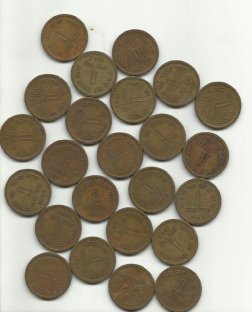
#> input picture data/input_image.jpg, 252 x 312 px
$ python python.py
#> lines starting #> are read from the running program, lines starting #| are printed output that depends on the picture; after the words box and inside, x2 and y2 are one past the last pixel; in counts of white or black regions, pixels touching at a corner belong together
import cv2
import numpy as np

# Create a blank mask (same size as image)
image = cv2.imread("data/input_image.jpg")
#> image is the input picture: shape (312, 252, 3); mean B, G, R 136.3, 153.2, 161.4
mask = np.zeros(image.shape[:2], dtype=np.uint8)

# Draw a filled white circle (simulating an object)
cv2.circle(mask, (150, 150), 50, 255, -1)
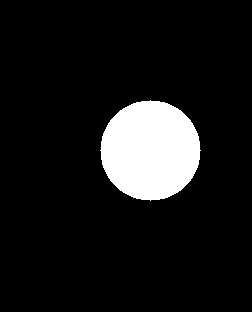
#> mask: shape (312, 252); 10% white; 1 white region, box (x1, y1, x2, y2) and area: (100, 100, 201, 201) 7845

# Save mask
cv2.imwrite("data/ground_truth_mask.png", mask)

cv2.imshow("Ground Truth Mask", mask)
cv2.waitKey(0)
cv2.destroyAllWindows()
